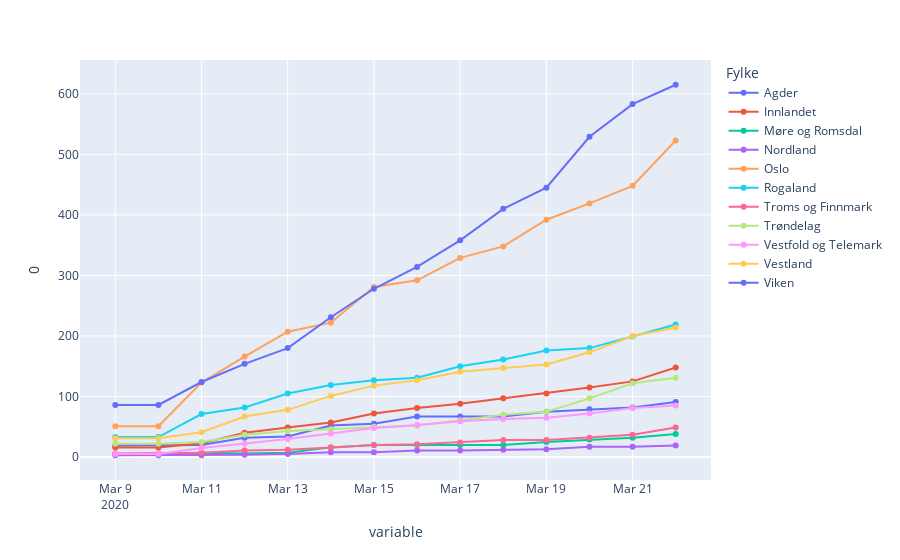

The notebook cell this image was saved under:
### Code cell
import plotly.express as px
fig = px.scatter(unstacked, x="variable", y=0, color="Fylke")
fig.update_traces(mode="markers+lines")

### Figure 1 — Plotly figure (JSON) as saved in the notebook; plotly's stock layout.template omitted (floating-point values rounded to 4 significant figures)
{"data": [{"hoverlabel": {"namelength": 0}, "hovertemplate": "Fylke=Agder<br>variable=%{x}<br>0=%{y}", "legendgroup": "Agder", "marker": {"color": "#636efa", "symbol": "circle"}, "mode": "markers+lines", "name": "Agder", "showlegend": true, "type": "scatter", "x": ["2020-03-09T00:00:00", "2020-03-10T00:00:00", "2020-03-11T00:00:00", "2020-03-12T00:00:00", "2020-03-13T00:00:00", "2020-03-14T00:00:00", "2020-03-15T00:00:00", "2020-03-16T00:00:00", "2020-03-17T00:00:00", "2020-03-18T00:00:00", "2020-03-19T00:00:00", "2020-03-20T00:00:00", "2020-03-21T00:00:00", "2020-03-22T00:00:00"], "xaxis": "x", "y": [19, 19, 20, 32, 34, 52, 55, 67, 67, 67, 75, 79, 82, 91], "yaxis": "y"}, {"hoverlabel": {"namelength": 0}, "hovertemplate": "Fylke=Innlandet<br>variable=%{x}<br>0=%{y}", "legendgroup": "Innlandet", "marker": {"color": "#EF553B", "symbol": "circle"}, "mode": "markers+lines", "name": "Innlandet", "showlegend": true, "type": "scatter", "x": ["2020-03-09T00:00:00", "2020-03-10T00:00:00", "2020-03-11T00:00:00", "2020-03-12T00:00:00", "2020-03-13T00:00:00", "2020-03-14T00:00:00", "2020-03-15T00:00:00", "2020-03-16T00:00:00", "2020-03-17T00:00:00", "2020-03-18T00:00:00", "2020-03-19T00:00:00", "2020-03-20T00:00:00", "2020-03-21T00:00:00", "2020-03-22T00:00:00"], "xaxis": "x", "y": [16, 16, 23, 40, 49, 57, 72, 81, 88, 97, 105, 115, 125, 148], "yaxis": "y"}, {"hoverlabel": {"namelength": 0}, "hovertemplate": "Fylke=Møre og Romsdal<br>variable=%{x}<br>0=%{y}", "legendgroup": "Møre og Romsdal", "marker": {"color": "#00cc96", "symbol": "circle"}, "mode": "markers+lines", "name": "Møre og Romsdal", "showlegend": true, "type": "scatter", "x": ["2020-03-09T00:00:00", "2020-03-10T00:00:00", "2020-03-11T00:00:00", "2020-03-12T00:00:00", "2020-03-13T00:00:00", "2020-03-14T00:00:00", "2020-03-15T00:00:00", "2020-03-16T00:00:00", "2020-03-17T00:00:00", "2020-03-18T00:00:00", "2020-03-19T00:00:00", "2020-03-20T00:00:00", "2020-03-21T00:00:00", "2020-03-22T00:00:00"], "xaxis": "x", "y": [5, 5, 7, 6, 7, 16, 20, 20, 20, 20, 25, 29, 32, 38], "yaxis": "y"}, {"hoverlabel": {"namelength": 0}, "hovertemplate": "Fylke=Nordland<br>variable=%{x}<br>0=%{y}", "legendgroup": "Nordland", "marker": {"color": "#ab63fa", "symbol": "circle"}, "mode": "markers+lines", "name": "Nordland", "showlegend": true, "type": "scatter", "x": ["2020-03-09T00:00:00", "2020-03-10T00:00:00", "2020-03-11T00:00:00", "2020-03-12T00:00:00", "2020-03-13T00:00:00", "2020-03-14T00:00:00", "2020-03-15T00:00:00", "2020-03-16T00:00:00", "2020-03-17T00:00:00", "2020-03-18T00:00:00", "2020-03-19T00:00:00", "2020-03-20T00:00:00", "2020-03-21T00:00:00", "2020-03-22T00:00:00"], "xaxis": "x", "y": [3, 3, 3, 4, 5, 8, 8, 11, 11, 12, 13, 17, 17, 19], "yaxis": "y"}, {"hoverlabel": {"namelength": 0}, "hovertemplate": "Fylke=Oslo<br>variable=%{x}<br>0=%{y}", "legendgroup": "Oslo", "marker": {"color": "#FFA15A", "symbol": "circle"}, "mode": "markers+lines", "name": "Oslo", "showlegend": true, "type": "scatter", "x": ["2020-03-09T00:00:00", "2020-03-10T00:00:00", "2020-03-11T00:00:00", "2020-03-12T00:00:00", "2020-03-13T00:00:00", "2020-03-14T00:00:00", "2020-03-15T00:00:00", "2020-03-16T00:00:00", "2020-03-17T00:00:00", "2020-03-18T00:00:00", "2020-03-19T00:00:00", "2020-03-20T00:00:00", "2020-03-21T00:00:00", "2020-03-22T00:00:00"], "xaxis": "x", "y": [51, 51, 123, 166, 207, 222, 281, 292, 329, 348, 392, 419, 448, 523], "yaxis": "y"}, {"hoverlabel": {"namelength": 0}, "hovertemplate": "Fylke=Rogaland<br>variable=%{x}<br>0=%{y}", "legendgroup": "Rogaland", "marker": {"color": "#19d3f3", "symbol": "circle"}, "mode": "markers+lines", "name": "Rogaland", "showlegend": true, "type": "scatter", "x": ["2020-03-09T00:00:00", "2020-03-10T00:00:00", "2020-03-11T00:00:00", "2020-03-12T00:00:00", "2020-03-13T00:00:00", "2020-03-14T00:00:00", "2020-03-15T00:00:00", "2020-03-16T00:00:00", "2020-03-17T00:00:00", "2020-03-18T00:00:00", "2020-03-19T00:00:00", "2020-03-20T00:00:00", "2020-03-21T00:00:00", "2020-03-22T00:00:00"], "xaxis": "x", "y": [33, 33, 71, 82, 105, 119, 127, 131, 150, 161, 176, 180, 199, 219], "yaxis": "y"}, {"hoverlabel": {"namelength": 0}, "hovertemplate": "Fylke=Troms og Finnmark<br>variable=%{x}<br>0=%{y}", "legendgroup": "Troms og Finnmark", "marker": {"color": "#FF6692", "symbol": "circle"}, "mode": "markers+lines", "name": "Troms og Finnmark", "showlegend": true, "type": "scatter", "x": ["2020-03-09T00:00:00", "2020-03-10T00:00:00", "2020-03-11T00:00:00", "2020-03-12T00:00:00", "2020-03-13T00:00:00", "2020-03-14T00:00:00", "2020-03-15T00:00:00", "2020-03-16T00:00:00", "2020-03-17T00:00:00", "2020-03-18T00:00:00", "2020-03-19T00:00:00", "2020-03-20T00:00:00", "2020-03-21T00:00:00", "2020-03-22T00:00:00"], "xaxis": "x", "y": [6, 6, 7, 11, 12, 16, 20, 21, 24, 28, 28, 32, 37, 49], "yaxis": "y"}, {"hoverlabel": {"namelength": 0}, "hovertemplate": "Fylke=Trøndelag<br>variable=%{x}<br>0=%{y}", "legendgroup": "Trøndelag", "marker": {"color": "#B6E880", "symbol": "circle"}, "mode": "markers+lines", "name": "Trøndelag", "showlegend": true, "type": "scatter", "x": ["2020-03-09T00:00:00", "2020-03-10T00:00:00", "2020-03-11T00:00:00", "2020-03-12T00:00:00", "2020-03-13T00:00:00", "2020-03-14T00:00:00", "2020-03-15T00:00:00", "2020-03-16T00:00:00", "2020-03-17T00:00:00", "2020-03-18T00:00:00", "2020-03-19T00:00:00", "2020-03-20T00:00:00", "2020-03-21T00:00:00", "2020-03-22T00:00:00"], "xaxis": "x", "y": [22, 22, 25, 37, 43, 46, 50, 52, 61, 70, 75, 97, 122, 131], "yaxis": "y"}, {"hoverlabel": {"namelength": 0}, "hovertemplate": "Fylke=Vestfold og Telemark<br>variable=%{x}<br>0=%{y}", "legendgroup": "Vestfold og Telemark", "marker": {"color": "#FF97FF", "symbol": "circle"}, "mode": "markers+lines", "name": "Vestfold og Telemark", "showlegend": true, "type": "scatter", "x": ["2020-03-09T00:00:00", "2020-03-10T00:00:00", "2020-03-11T00:00:00", "2020-03-12T00:00:00", "2020-03-13T00:00:00", "2020-03-14T00:00:00", "2020-03-15T00:00:00", "2020-03-16T00:00:00", "2020-03-17T00:00:00", "2020-03-18T00:00:00", "2020-03-19T00:00:00", "2020-03-20T00:00:00", "2020-03-21T00:00:00", "2020-03-22T00:00:00"], "xaxis": "x", "y": [5, 5, 15, 22, 30, 39, 48, 53, 59, 63, 65, 72, 81, 85], "yaxis": "y"}, {"hoverlabel": {"namelength": 0}, "hovertemplate": "Fylke=Vestland<br>variable=%{x}<br>0=%{y}", "legendgroup": "Vestland", "marker": {"color": "#FECB52", "symbol": "circle"}, "mode": "markers+lines", "name": "Vestland", "showlegend": true, "type": "scatter", "x": ["2020-03-09T00:00:00", "2020-03-10T00:00:00", "2020-03-11T00:00:00", "2020-03-12T00:00:00", "2020-03-13T00:00:00", "2020-03-14T00:00:00", "2020-03-15T00:00:00", "2020-03-16T00:00:00", "2020-03-17T00:00:00", "2020-03-18T00:00:00", "2020-03-19T00:00:00", "2020-03-20T00:00:00", "2020-03-21T00:00:00", "2020-03-22T00:00:00"], "xaxis": "x", "y": [31, 31, 41, 67, 78, 101, 118, 127, 141, 147, 153, 173, 200, 214], "yaxis": "y"}, {"hoverlabel": {"namelength": 0}, "hovertemplate": "Fylke=Viken<br>variable=%{x}<br>0=%{y}", "legendgroup": "Viken", "marker": {"color": "#636efa", "symbol": "circle"}, "mode": "markers+lines", "name": "Viken", "showlegend": true, "type": "scatter", "x": ["2020-03-09T00:00:00", "2020-03-10T00:00:00", "2020-03-11T00:00:00", "2020-03-12T00:00:00", "2020-03-13T00:00:00", "2020-03-14T00:00:00", "2020-03-15T00:00:00", "2020-03-16T00:00:00", "2020-03-17T00:00:00", "2020-03-18T00:00:00", "2020-03-19T00:00:00", "2020-03-20T00:00:00", "2020-03-21T00:00:00", "2020-03-22T00:00:00"], "xaxis": "x", "y": [86, 86, 124, 154, 180, 231, 278, 314, 358, 410, 445, 529, 583, 615], "yaxis": "y"}], "layout": {"legend": {"title": {"text": "Fylke"}, "tracegroupgap": 0}, "margin": {"t": 60}, "xaxis": {"anchor": "y", "domain": [0, 1], "title": {"text": "variable"}}, "yaxis": {"anchor": "x", "domain": [0, 1], "title": {"text": "0"}}}}
